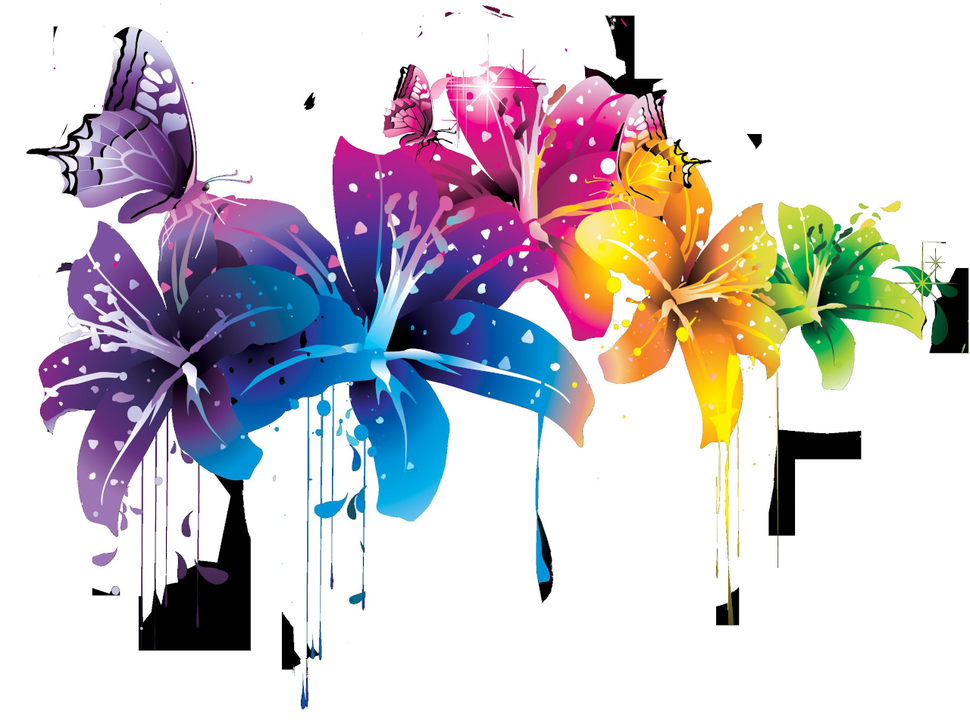
#> input picture images/flowers.png, 970 x 727 px, shrunk from 1280 x 960 before the run
$ python 003_OpenCV_And_MatPlotLib.py
#> lines starting #> are read from the running program, lines starting #| are printed output that depends on the picture
# Import Needed Packages
import matplotlib.pyplot as plt
import cv2

# Read Image In As Grayscale
image = cv2.imread("../images/flowers.png", 0)
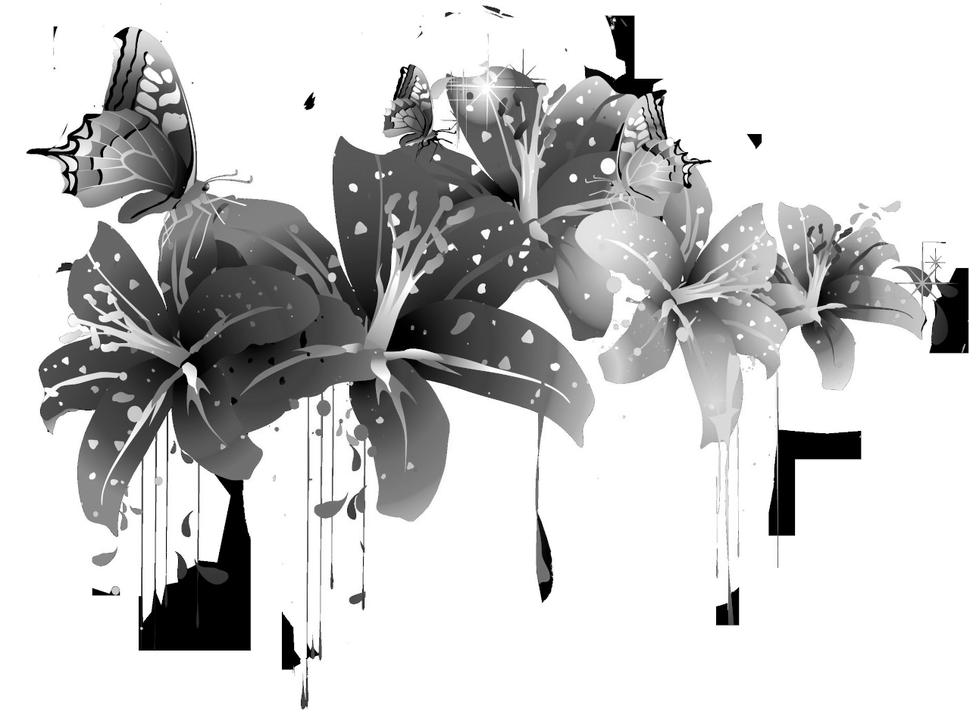
#> image: shape (727, 970); min 0, max 255, mean 202

# Plot Image With MatPlotLib, Hiding Tick Values
plt.imshow(image, cmap="gray", interpolation="bicubic")
plt.xticks([]), plt.yticks([])
plt.show()
